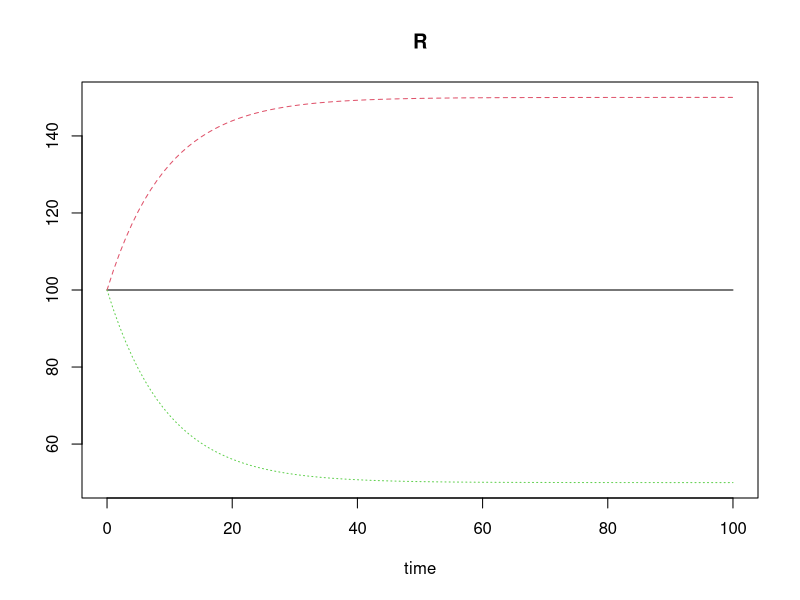

Here is the R script that generated this plot:
## ---- chunk 1
library(deSolve)

parameters.steady <- c( r = 0.1, m = 10 )
parameters.increase <- c( r = 0.1, m = 15 )
parameters.decrease <- c( r = 0.1, m = 5 )

mrna_degradation <- function(t,y,parms){
  with(as.list(c(parms)),{
         dY <- -r*y + m
         return(list(c(dY)))
       }
       )
}

state = c(R=100)
times <- seq(0, 100,  by = 1)

out.steady  <- ode(times = times, y = state,   parms = parameters.steady, func = mrna_degradation , method = "euler")
out.increase  <- ode(times = times, y = state,   parms = parameters.increase, func = mrna_degradation , method = "euler")
out.decrease  <- ode(times = times, y = state,   parms = parameters.decrease, func = mrna_degradation , method = "euler")

plot(out.steady,out.increase,out.decrease)
